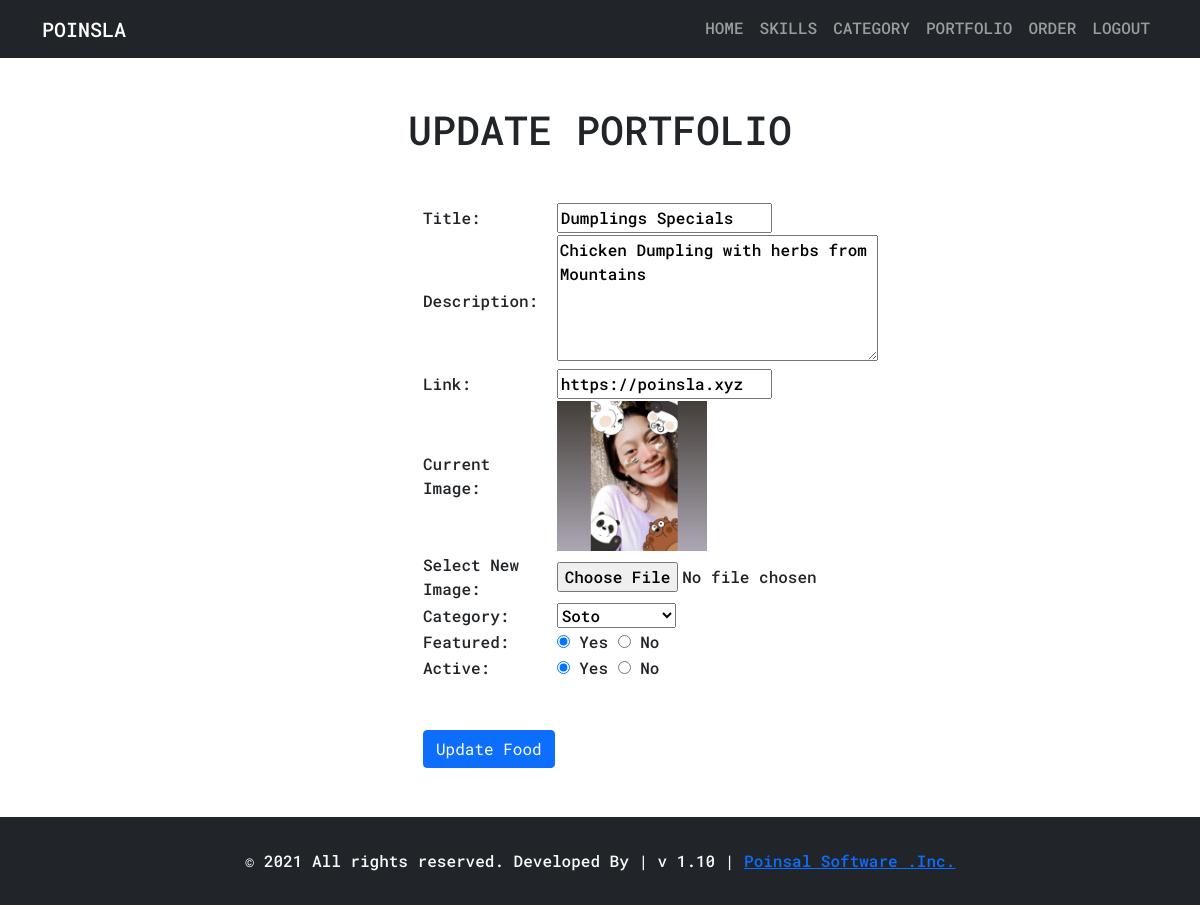
The page /admin/update-food.php?id=3 (signed in) on the database its author committed.
### tables this page shows
CREATE TABLE `tbl_food` (
  `id` int(10) UNSIGNED NOT NULL,
  `title` varchar(100) NOT NULL,
  `description` text NOT NULL,
  `price` varchar(255) NOT NULL,
  `image_name` varchar(255) NOT NULL,
  `category_id` int(10) UNSIGNED NOT NULL,
  `featured` varchar(10) NOT NULL,
  `active` varchar(10) NOT NULL
);

CREATE TABLE `tbl_category` (
  `id` int(10) UNSIGNED NOT NULL,
  `title` varchar(100) NOT NULL,
  `image_name` varchar(255) NOT NULL,
  `featured` varchar(10) NOT NULL,
  `active` varchar(10) NOT NULL
);

### admin/update-food.php (the view, shortened to what this page needs)
<?php include('partials/menu.php'); ?>
<?php
if (isset($_GET['id'])) {
    $id = $_GET['id'];
    $sql2 = "SELECT * FROM tbl_food WHERE id=$id";
    $res2 = mysqli_query($conn, $sql2);
    $row2 = mysqli_fetch_assoc($res2);
    $title = $row2['title'];
    $description = $row2['description'];
    $price = $row2['price'];
    $current_image = $row2['image_name'];
    $current_category = $row2['category_id'];
    $featured = $row2['featured'];
    $active = $row2['active'];
} else {
    header('location:' . SITEURL . 'admin/manage-food.php');
}
?>
<div class="main-content">
    <h1 class="text-center text-uppercase my-5">Update Portfolio</h1>
    <div class="container">
        <div class="row d-flex justify-content-center">
            <div class="col-lg-4 col-md-12 col-sm-12">
                <form action="" method="POST" enctype="multipart/form-data">
                    <table class="tbl-30">
                        <tr>
                            <td>Title: </td>
                            <td>
                                <input type="text" name="title" value="<?php echo $title; ?>">
                            </td>
                        </tr>
                        <tr>
                            <td>Description: </td>
                            <td>
                                <textarea name="description" cols="30" rows="5"><?php echo $description; ?></textarea>
                            </td>
                        </tr>
                        <tr>
                            <td>Link: </td>
                            <td>
                                <input type="text" name="price" value="<?php echo $price; ?>">
                            </td>
                        </tr>
                        <tr>
                            <td>Current Image: </td>
                            <td>
                                <?php
                                if ($current_image == "") {
                                    echo "<div class='error'>Image not Available.</div>";
                                } else {
                                ?>
                                    <img src="<?php echo SITEURL; ?>images/food/<?php echo $current_image; ?>" width="150px">
                                <?php
                                }
                                ?>
                            </td>
                        </tr>
                        <tr>
                            <td>Select New Image: </td>
                            <td>
                                <input type="file" name="image">
                            </td>
                        </tr>
                        <tr>
                            <td>Category: </td>
                            <td>
                                <select name="category">
                                    <?php
                                    $sql = "SELECT * FROM tbl_category WHERE active='Yes'";
                                    $res = mysqli_query($conn, $sql);
                                    $count = mysqli_num_rows($res);
                                    if ($count > 0) {
                                        while ($row = mysqli_fetch_assoc($res)) {
                                            $category_title = $row['title'];
                                            $category_id = $row['id'];
                                    ?>
                                            <option <?php if ($current_category == $category_id) {
                                                        echo "selected";
                                                    } ?> value="<?php echo $category_id; ?>"><?php echo $category_title; ?></option>
                                    <?php
                                        }
                                    } else {
                                        echo "<option value='0'>Category Not Available.</option>";
                                    }
                                    ?>
                                </select>
                            </td>
                        </tr>
                        <tr>
                            <td>Featured: </td>
                            <td>
                                <input <?php if ($featured == "Yes") {
                                            echo "checked";
                                        } ?> type="radio" name="featured" value="Yes"> Yes
                                <input <?php if ($featured == "No") {
                                            echo "checked";
                                        } ?> type="radio" name="featured" value="No"> No
                            </td>
                        </tr>
                        <tr>
                            <td>Active: </td>
                            <td>
                                <input <?php if ($active == "Yes") {
                                            echo "checked";
                                        } ?> type="radio" name="active" value="Yes"> Yes
                                <input <?php if ($active == "No") {
                                            echo "checked";
                                        } ?> type="radio" name="active" value="No"> No
                            </td>
                        </tr>
                        <tr>
                            <td>
                                <input type="submit" name="submit" value="Update Food" class="btn-primary btn my-5">
                            </td>
                        </tr>
                    </table>
                </form>
            </div>
        </div>
    </div>
</div>
<?php include('partials/footer.php'); ?>

### assets/css/main-front.css (style rules this page uses)
* { font-family: 'Roboto Mono', sans-serif; font-weight: 500; }
html, body, div, span, applet, object, iframe, h1, h2, h3, h4, h5, h6, p, blockquote, div pre, a, abbr, acronym, address, big, cite, code, del, dfn, em, font, img, ins, kbd, q, s, samp, small, strike, strong, sub, sup, tt, var, b, u, i, center, dl, dt, dd, ol, ul, li, figure, header, nav, section, article, aside, footer, figcaption { margin: 0; padding: 0; border: 0; outline: 0; text-decoration: none; }

### rows shown on the page
tbl_food: title "Dumplings Specials", description "Chicken Dumpling with herbs from Mountains", price "https://poinsla.xyz", image_name (picture), category "Soto", featured "☑", active "☑"
